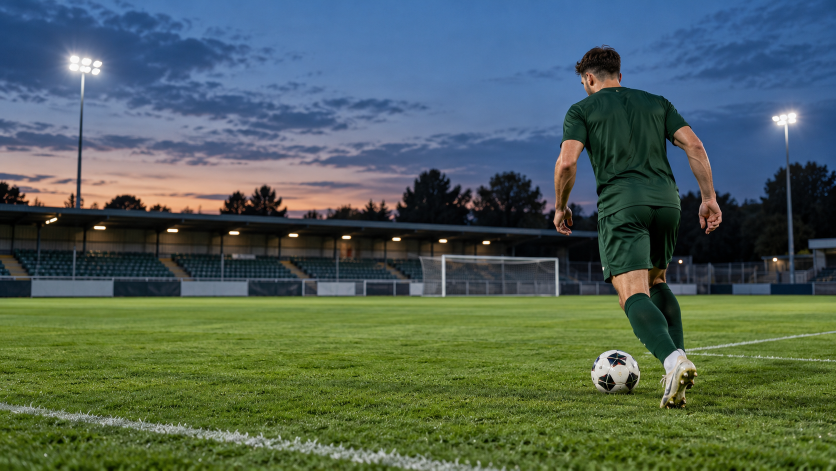
#> input picture marketing/source-assets/generated-football-master.png, 1672 x 941 px (shown at 1/2 size)
$ python -i calibration.py   (imports and definitions only)
#> lines starting #> are read from the running program, lines starting #| are printed output that depends on the picture; after the words box and inside, x2 and y2 are one past the last pixel; in counts of white or black regions, pixels touching at a corner belong together
#> further down, picture is the input picture: shape (941, 1672, 3); mean B, G, R 87.6, 96.9, 79.4
"""Pitch calibration: image <-> pitch-metre homographies with explicit validity gates.

Two sources, both validated the same way:
  * manual  - the user (or an annotator) clicks >= 4 known pitch landmarks on one reference frame
              of a shot (corners, penalty-box corners, centre-line/touchline intersections ...).
              The homography is propagated to the other frames of the same shot through the
              camera-motion chain (panorama transforms). Propagation is only trusted while the
              accumulated camera-motion quality stays high and within MAX_PROPAGATION_SEC.
  * automatic: `detect_pitch_lines` finds confidence-scored pitch-line candidates (white, thin,
              grass on BOTH sides - which rejects advertising boards and fences) and their
              intersections (candidate landmarks). An automatic homography needs >= 4 identified,
              non-collinear landmarks; `auto_calibration_feasibility` reports per frame whether that
              geometry is even present. On a touchline phone recording it almost never is (measured:
              see docs/video/tracking-v3.2-report), so the candidates are offered to the user instead
              (manual calibration assistance), never silently turned into a homography.
A position is accepted only when its calibration is valid; otherwise it is dropped (never guessed).
Every accepted position carries its calibration id (provenance).
"""

from __future__ import annotations

from dataclasses import dataclass, field

import cv2
import numpy as np

PITCH_LENGTH_M = 105.0
PITCH_WIDTH_M = 68.0
MAX_REPROJECTION_M = 1.0
MAX_PROPAGATION_SEC = 20.0
MIN_CMC_QUALITY = 0.7

# Named landmarks in pitch metres (origin = left touchline/goal-line corner, x along length).
LANDMARKS = {
    "corner_bl": (0.0, 0.0), "corner_tl": (0.0, PITCH_WIDTH_M),
    "corner_br": (PITCH_LENGTH_M, 0.0), "corner_tr": (PITCH_LENGTH_M, PITCH_WIDTH_M),
    "halfway_bottom": (PITCH_LENGTH_M / 2, 0.0), "halfway_top": (PITCH_LENGTH_M / 2, PITCH_WIDTH_M),
    "centre_spot": (PITCH_LENGTH_M / 2, PITCH_WIDTH_M / 2),
    "lbox_bottom": (16.5, PITCH_WIDTH_M / 2 - 20.16), "lbox_top": (16.5, PITCH_WIDTH_M / 2 + 20.16),
    "rbox_bottom": (PITCH_LENGTH_M - 16.5, PITCH_WIDTH_M / 2 - 20.16),
    "rbox_top": (PITCH_LENGTH_M - 16.5, PITCH_WIDTH_M / 2 + 20.16),
    "lbox_goal_bottom": (0.0, PITCH_WIDTH_M / 2 - 20.16), "lbox_goal_top": (0.0, PITCH_WIDTH_M / 2 + 20.16),
    "rbox_goal_bottom": (PITCH_LENGTH_M, PITCH_WIDTH_M / 2 - 20.16),
    "rbox_goal_top": (PITCH_LENGTH_M, PITCH_WIDTH_M / 2 + 20.16),
    "lpenalty_spot": (11.0, PITCH_WIDTH_M / 2), "rpenalty_spot": (PITCH_LENGTH_M - 11.0, PITCH_WIDTH_M / 2),
}


@dataclass
class Calibration:
    id: str
    frame: int
    H: np.ndarray | None              # image -> pitch metres, for `frame`
    status: str                       # valid | invalid
    reason: str | None = None
    reprojection_m: float | None = None
    source: str = "manual"
    points: list = field(default_factory=list)


# [22 lines left out: function fit_manual, not called in this run]


def project(H: np.ndarray, pts: np.ndarray) -> np.ndarray:
    p = np.c_[pts, np.ones(len(pts))] @ H.T
    return p[:, :2] / p[:, 2:3]


# [64 lines left out: functions propagate, pitch_positions, observed_heatmap, line_evidence, not called in this run]


# --------------------------------------------------------------------------- landmark candidates
@dataclass
class LineCandidate:
    p1: tuple[float, float]
    p2: tuple[float, float]
    angle: float          # degrees in [0, 180)
    length: float         # source pixels
    confidence: float     # 0..1: length x straightness x grass-on-both-sides


def _grass_both_sides(grass: np.ndarray, x1, y1, x2, y2, off: int = 6) -> float:
    """Share of samples along the segment with grass on both normal sides (rejects board edges)."""
    n = 20
    dx, dy = x2 - x1, y2 - y1
    L = max(np.hypot(dx, dy), 1e-6)
    nx, ny = -dy / L, dx / L
    ok = 0
    H, W = grass.shape
    for t in np.linspace(0.05, 0.95, n):
        x, y = x1 + t * dx, y1 + t * dy
        a = (int(round(y + ny * off)), int(round(x + nx * off)))
        b = (int(round(y - ny * off)), int(round(x - nx * off)))
        if 0 <= a[0] < H and 0 <= a[1] < W and 0 <= b[0] < H and 0 <= b[1] < W and grass[a] and grass[b]:
            ok += 1
    return ok / n


def detect_pitch_lines(frame_bgr: np.ndarray, work_w: int = 960) -> list[LineCandidate]:
    """Pitch-line candidates in source pixels, merged per direction, with confidence."""
#> called with work_w = 960
    H0, W0 = frame_bgr.shape[:2]
#> H0 = 941; W0 = 1672
    sc = work_w / W0
#> sc = 0.574
    small = cv2.resize(frame_bgr, (work_w, int(round(H0 * sc))), interpolation=cv2.INTER_AREA)
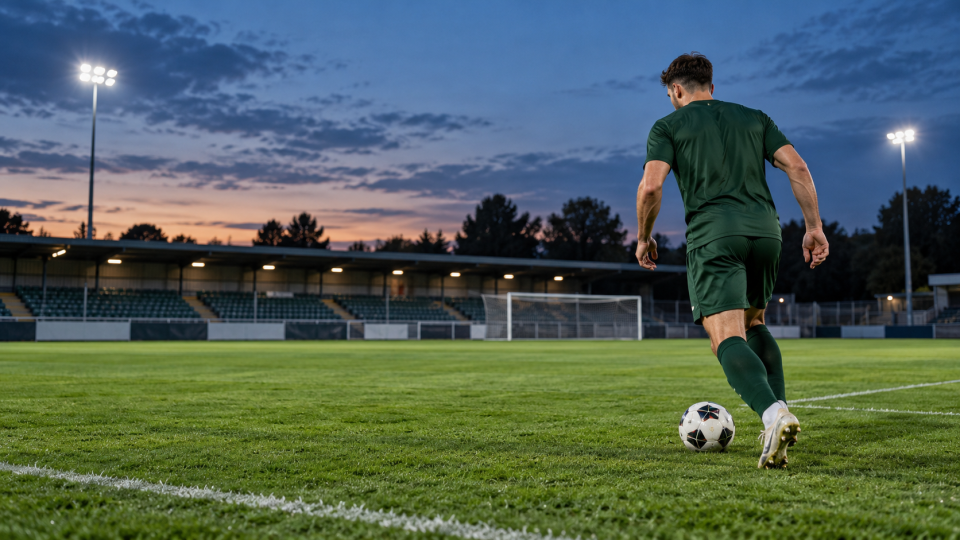
#> small: shape (540, 960, 3); mean B, G, R 87.6, 96.9, 79.4
    hsv = cv2.cvtColor(small, cv2.COLOR_BGR2HSV)
#> hsv: shape (540, 960, 3); mean H, S, V 72.6, 127.9, 115.8
    grass = cv2.inRange(hsv, (30, 40, 40), (90, 255, 255)) > 0
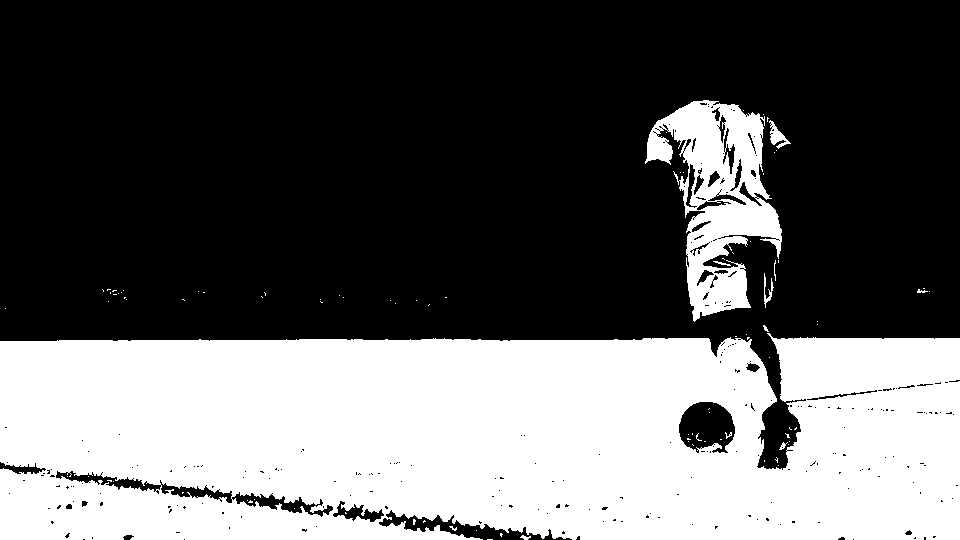
#> grass: shape (540, 960) bool; 37.9% white; 93 white regions (82 under 20 px), largest, box (x1, y1, x2, y2) and area: (0, 333, 960, 540) 181924, (645, 100, 782, 322) 13930, (769, 120, 791, 149) 242
    white = cv2.inRange(hsv, (0, 0, 165), (180, 70, 255))
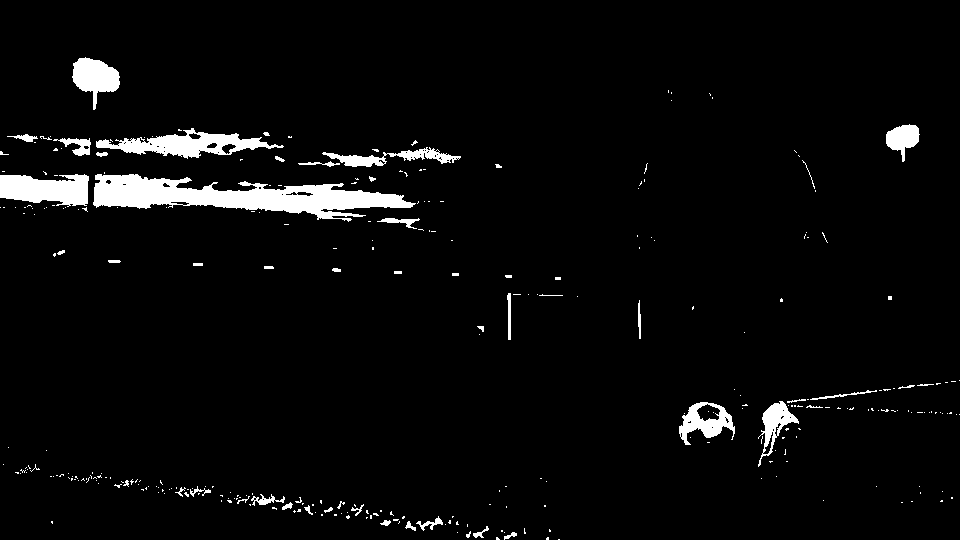
#> white: shape (540, 960); 3.9% white; 318 white regions (268 under 20 px), largest, box (x1, y1, x2, y2) and area: (93, 174, 416, 222) 7219, (96, 128, 284, 159) 2448, (0, 174, 89, 207) 2204
    tophat = cv2.morphologyEx(white, cv2.MORPH_TOPHAT, np.ones((9, 9), np.uint8))
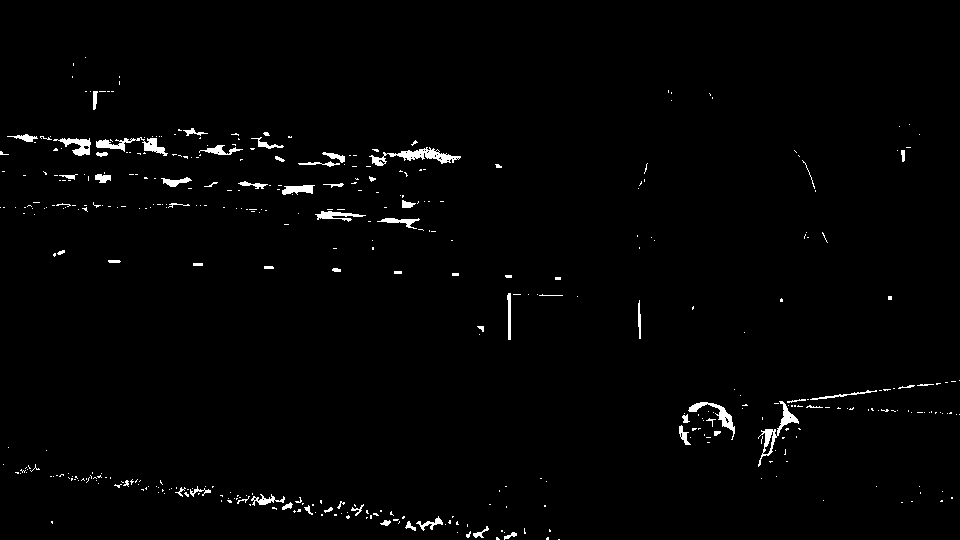
#> tophat: shape (540, 960); 1.5% white; 431 white regions (364 under 20 px), largest, box (x1, y1, x2, y2) and area: (369, 147, 461, 166) 611, (758, 401, 799, 467) 472, (96, 137, 168, 156) 470
    near_grass = cv2.dilate(grass.astype(np.uint8) * 255, np.ones((11, 11), np.uint8))
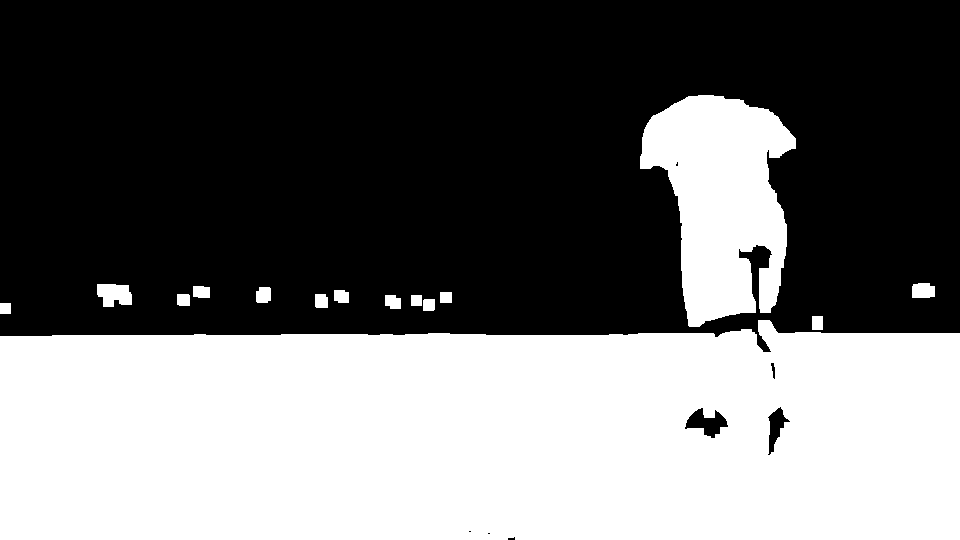
#> near_grass: shape (540, 960); 42.9% white; 15 white regions, largest, box (x1, y1, x2, y2) and area: (0, 320, 960, 540) 196623, (640, 95, 796, 327) 23169, (97, 284, 132, 307) 641
    lines_img = cv2.bitwise_and(tophat, near_grass)
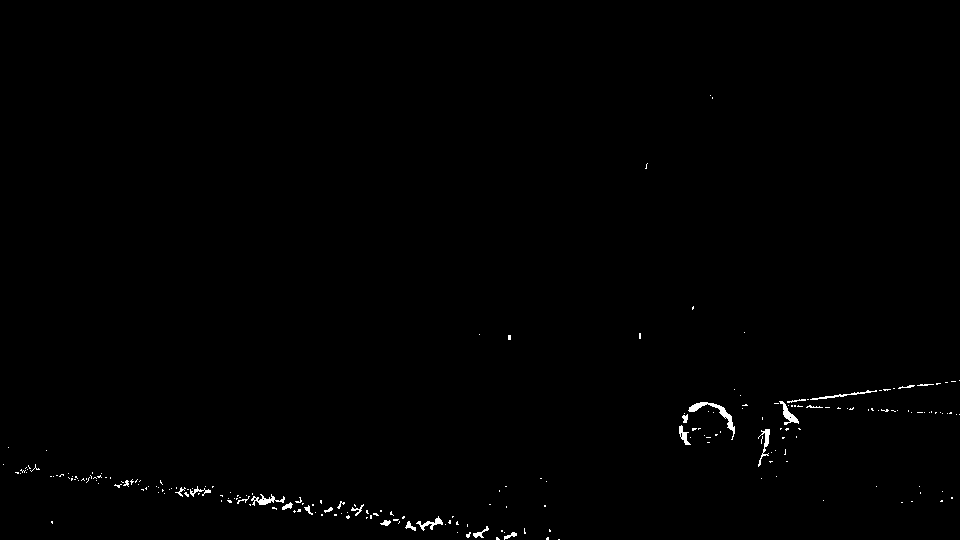
#> lines_img: shape (540, 960); 0.49% white in thin lines or dots, all inside (x1, y1, x2, y2) = (3, 95, 960, 540)
    segs = cv2.HoughLinesP(lines_img, 1, np.pi / 360, 35, minLineLength=40, maxLineGap=12)
#> segs = 19 rows, first 6: [780, 403, 959, 380], [366, 517, 432, 526], [484, 529, 524, 533], [393, 520, 433, 525], [237, 496, 313, 505], [393, 519, 436, 524]
    if segs is None:
        return []
    raw = []
    # OpenCV 4 returns (N, 1, 4); OpenCV 5 also exposes (N, 4).
    for x1, y1, x2, y2 in np.asarray(segs).reshape(-1, 4).astype(float):
        both = _grass_both_sides(grass, x1, y1, x2, y2)
        if both < 0.6:
            continue
        raw.append((x1, y1, x2, y2, both))
#> this loop made 19 passes
#> (x1, y1, x2, y2, dx in _grass_both_sides, dy in _grass_both_sides, L in _grass_both_sides, nx in _grass_both_sides) on passes 1 to 12: (780, 403, 959, 380, 179, -23, 180.5, 0.127), (366, 517, 432, 526, 66, 9, 66.61, -0.135), (484, 529, 524, 533, 40, 4, 40.2, -0.0995), (393, 520, 433, 525, 40, 5, 40.31, -0.124), (237, 496, 313, 505, 76, 9, 76.53, -0.118), (393, 519, 436, 524, 43, 5, 43.29, -0.116), (162, 490, 203, 495, 41, 5, 41.3, -0.121), (274, 507, 315, 512, 41, 5, 41.3, -0.121), (272, 507, 322, 514, 50, 7, 50.49, -0.139), (384, 521, 432, 528, 48, 7, 48.51, -0.144), (222, 496, 273, 502, 51, 6, 51.35, -0.117), (338, 506, 391, 512, 53, 6, 53.34, -0.112)
#> after the loop, raw = [(780, 403, 959, 380, 1), (162, 490, 203, 495, 0.65), (222, 496, 273, 502, 0.8), (868, 410, 959, 414, 1), (783, 406, 853, 408, 0.85), (775, 403, 868, 390, 0.85), (122, 482, 169, 489, 0.9)]
    # Merge collinear pieces (same angle within 3 deg, normal distance within 6 px).
    merged: list[list] = []
    for x1, y1, x2, y2, both in sorted(raw, key=lambda r: -np.hypot(r[2] - r[0], r[3] - r[1])):
        ang = np.degrees(np.arctan2(y2 - y1, x2 - x1)) % 180
        th = np.radians(ang)
        rho = -x1 * np.sin(th) + y1 * np.cos(th)
        for m in merged:
            da = min(abs(ang - m[0]), 180 - abs(ang - m[0]))
            if da < 3 and abs(rho - m[1]) < 6:
                m[2].append((x1, y1, x2, y2, both))
                break
        else:
            merged.append([ang, rho, [(x1, y1, x2, y2, both)]])
#> this loop made 7 passes
#> (x1, y1, x2, y2, both, ang, th, rho) on passes 1 to 7: (780, 403, 959, 380, 1, 172.7, 3.01, -499.1), (775, 403, 868, 390, 0.85, 172, 3, -506.4), (868, 410, 959, 414, 1, 2.52, 0.0439, 371.5), (783, 406, 853, 408, 0.85, 1.64, 0.0286, 383.5), (222, 496, 273, 502, 0.8, 6.71, 0.117, 466.7), (122, 482, 169, 489, 0.9, 8.47, 0.148, 458.8), (162, 490, 203, 495, 0.65, 6.95, 0.121, 466.8)
#> after the loop, merged = 6 items
    out = []
    for ang, _rho, parts in merged:
        pts = np.array([[p[0], p[1]] for p in parts] + [[p[2], p[3]] for p in parts])
        d = np.array([np.cos(np.radians(ang)), np.sin(np.radians(ang))])
        proj = pts @ d
        a, b = pts[np.argmin(proj)], pts[np.argmax(proj)]
        length = float(np.hypot(*(b - a)))
        covered = sum(np.hypot(p[2] - p[0], p[3] - p[1]) for p in parts) / max(length, 1e-6)
        both = float(np.mean([p[4] for p in parts]))
        conf = float(np.clip(length / (0.5 * work_w), 0, 1) * np.clip(covered, 0, 1) ** 0.5 * both)
        out.append(LineCandidate((a[0] / sc, a[1] / sc), (b[0] / sc, b[1] / sc), float(ang), length / sc, conf))
#> this loop made 6 passes
#> (ang, _rho, parts, d, proj, length, covered, both) on passes 1, 2, 3, 4, 6: (172.7, -499.1, [(780, 403, 959, 380, 1)], [-0.992, 0.127], [-722.3, -902.8], 180.5, 1, 1), (172, -506.4, [(775, 403, 868, 390, 0.85)], [-0.99, 0.138], [-711.7, -805.7], 93.9, 1, 0.85), (2.52, 371.5, [(868, 410, 959, 414, 1)], [0.999, 0.0439], [885.2, 976.3], 91.09, 1, 1), (1.64, 383.5, [(783, 406, 853, 408, 0.85)], [1, 0.0286], [794.3, 864.3], 70.03, 1, 0.85), (8.47, 458.8, [(122, 482, 169, 489, 0.9)], [0.989, 0.147], [191.7, 239.2], 47.52, 1, 0.9)
#> (ang, _rho, parts, pts, d, proj, length, covered) on pass 5: (6.71, 466.7, [(222, 496, 273, 502, 0.8), (162, 490, 203, 495, 0.65)], [[222, 496], [162, 490], [273, 502], [203, 495]], [0.993, 0.117], [278.4, 218.1, 329.8, 259.4], 111.6, 0.83)
#> after the loop, out = 6 items
    return sorted(out, key=lambda c: -c.confidence)


def line_intersections(lines: list[LineCandidate], min_angle: float = 15.0, margin: float = 0.15,
                       shape: tuple[int, int] = (1080, 1920)) -> list[dict]:
    """Intersections of non-parallel line candidates near both segments: landmark candidates."""
    out = []
    H, W = shape
    for i in range(len(lines)):
        for j in range(i + 1, len(lines)):
            a, b = lines[i], lines[j]
            da = min(abs(a.angle - b.angle), 180 - abs(a.angle - b.angle))
            if da < min_angle:
                continue
            p = _intersect(a, b)
            if p is None or not (-0.05 * W <= p[0] <= 1.05 * W and -0.05 * H <= p[1] <= 1.05 * H):
                continue
            if _near_segment(a, p, margin) and _near_segment(b, p, margin):
                out.append({"point": (float(p[0]), float(p[1])), "lines": (i, j), "angle": float(da),
                            "confidence": round(min(a.confidence, b.confidence) * min(da / 45.0, 1.0), 3)})
    return sorted(out, key=lambda c: -c["confidence"])


# [17 lines left out: functions _intersect, _near_segment, not called in this run]


def auto_calibration_feasibility(frame_bgr: np.ndarray, min_conf: float = 0.15) -> dict:
    """Per-frame geometry check: is an automatic homography even possible here?
    Needs >= 2 line directions and >= 4 well-spread landmark candidates (exact, non-collinear)."""
    lines = [c for c in detect_pitch_lines(frame_bgr) if c.confidence >= min_conf]
#> lines = 4 items
    dirs = []
    for c in lines:
        if all(min(abs(c.angle - d), 180 - abs(c.angle - d)) > 12 for d in dirs):
            dirs.append(c.angle)
#> this loop made 4 passes
#> after the loop, dirs = [172.7, 6.71]
    xs = line_intersections(lines, shape=frame_bgr.shape[:2])
#> the loop in line_intersections, `for i in range(len(lines)):` made 4 passes
#> after the loop in line_intersections, `for i in range(len(lines)):`: out = []
#> xs = []
    good = [x for x in xs if x["confidence"] >= min_conf]
#> good = []
    spread = 0.0
    if len(good) >= 3:
        spread = float(cv2.contourArea(cv2.convexHull(np.array([g["point"] for g in good], np.float32))))
    feasible = len(dirs) >= 2 and len(good) >= 4 and spread >= 0.02 * frame_bgr.shape[0] * frame_bgr.shape[1]
#> feasible = False
    return {"lines": len(lines), "directions": len(dirs), "landmarkCandidates": len(good),
            "spreadPx2": round(spread), "feasible": bool(feasible)}

>>> import cv2
>>> picture = cv2.imread('../../../marketing/source-assets/generated-football-master.png')
>>> result = auto_calibration_feasibility(picture)
#> result = {'lines': 4, 'directions': 2, 'landmarkCandidates': 0, 'spreadPx2': 0, 'feasible': False}
